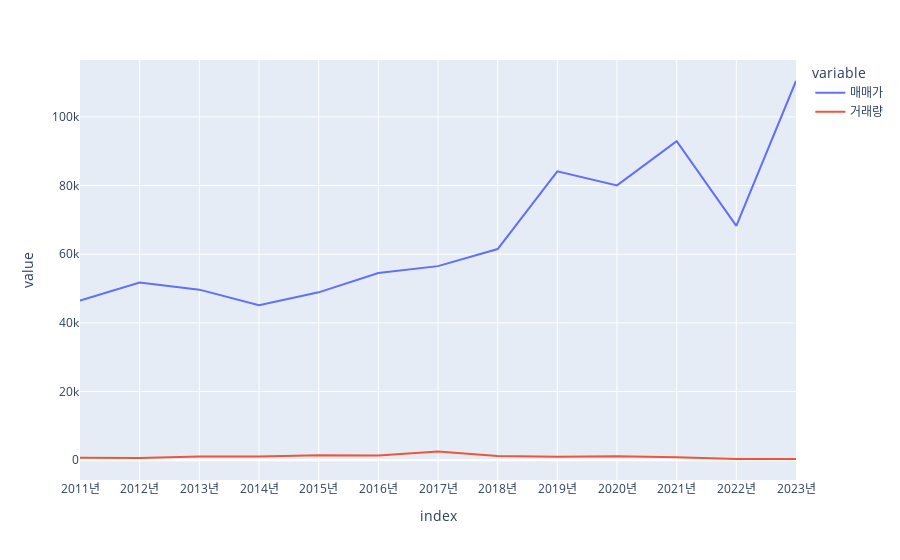

This figure's notebook cell:
### Code cell
px.line(df_jongro)

### Figure 1 — Plotly figure (JSON) as saved in the notebook; plotly's stock layout.template omitted (floating-point values rounded to 4 significant figures)
{"data": [{"hovertemplate": "variable=매매가<br>index=%{x}<br>value=%{y}<extra></extra>", "legendgroup": "매매가", "line": {"color": "#636efa", "dash": "solid"}, "marker": {"symbol": "circle"}, "mode": "lines", "name": "매매가", "orientation": "v", "showlegend": true, "type": "scatter", "x": ["2011년", "2012년", "2013년", "2014년", "2015년", "2016년", "2017년", "2018년", "2019년", "2020년", "2021년", "2022년", "2023년"], "xaxis": "x", "y": [46480.0, 51730.0, 49680.0, 45110.0, 48890.0, 54520.0, 56530.0, 61520.0, 84160.0, 80060.0, 92940.0, 68240.0, 110500.0], "yaxis": "y"}, {"hovertemplate": "variable=거래량<br>index=%{x}<br>value=%{y}<extra></extra>", "legendgroup": "거래량", "line": {"color": "#EF553B", "dash": "solid"}, "marker": {"symbol": "circle"}, "mode": "lines", "name": "거래량", "orientation": "v", "showlegend": true, "type": "scatter", "x": ["2011년", "2012년", "2013년", "2014년", "2015년", "2016년", "2017년", "2018년", "2019년", "2020년", "2021년", "2022년", "2023년"], "xaxis": "x", "y": [680, 628, 1108, 1042, 1447, 1336, 2562, 1240, 966, 1181, 838, 345, 369], "yaxis": "y"}], "layout": {"legend": {"title": {"text": "variable"}, "tracegroupgap": 0}, "margin": {"t": 60}, "xaxis": {"anchor": "y", "domain": [0, 1], "title": {"text": "index"}}, "yaxis": {"anchor": "x", "domain": [0, 1], "title": {"text": "value"}}}}
